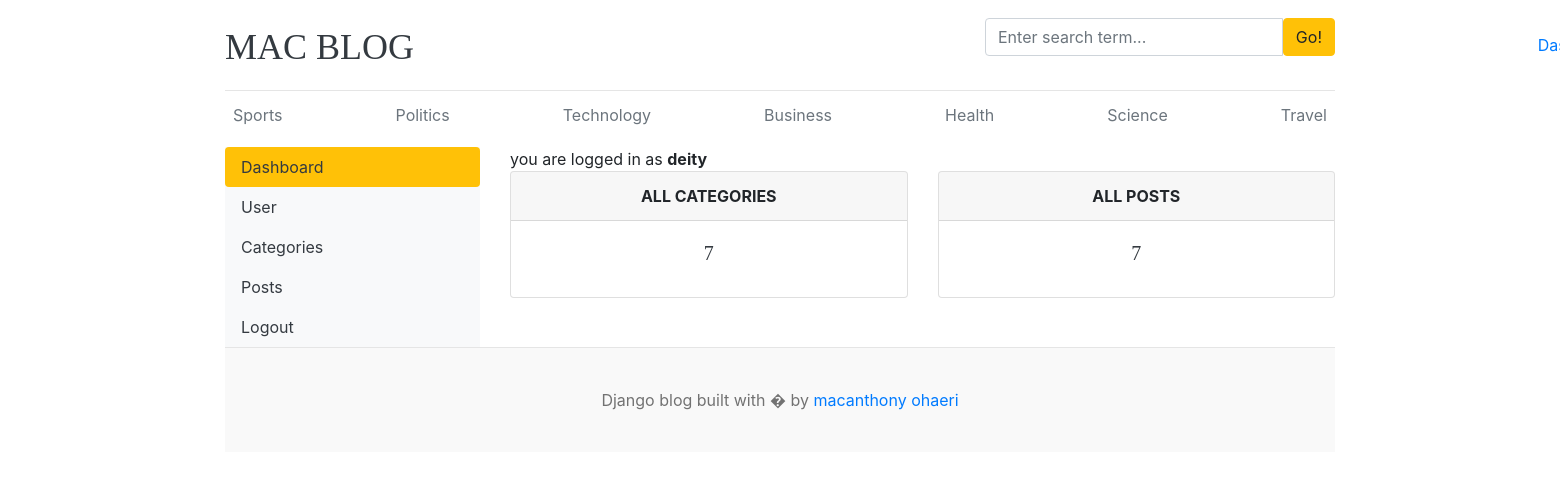
Before: /dashboard/ (signed in) with the older database file.
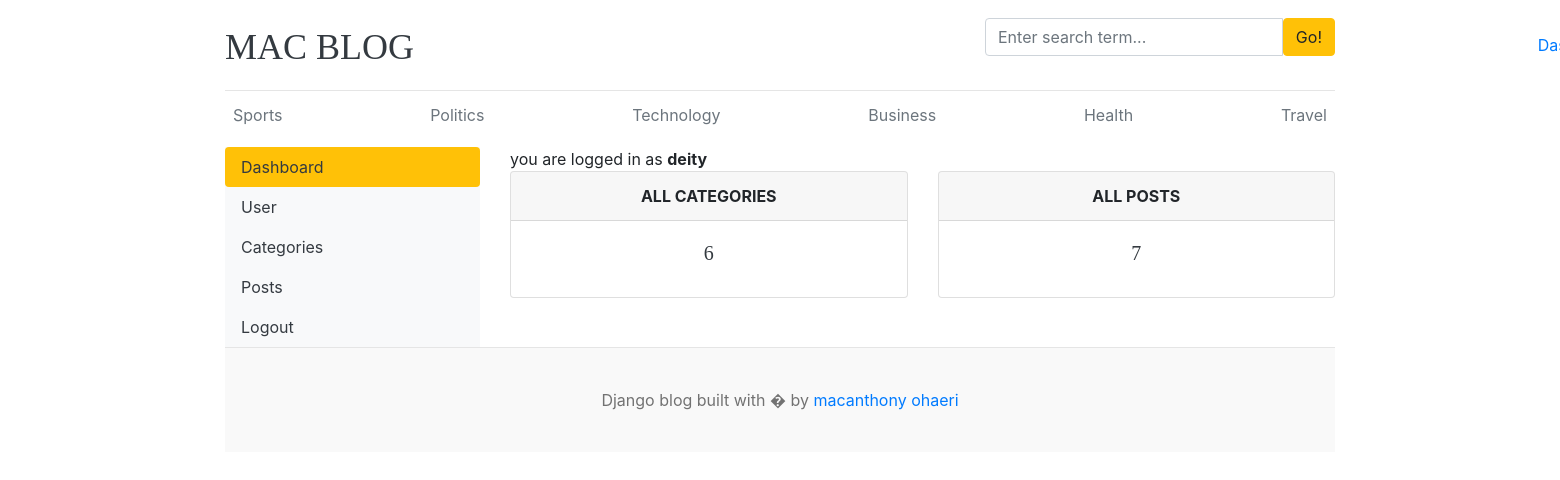
After: the same page with the newer database file.
### blog_app/models.py (models this page shows)
class Category(models.Model):
    category_name = models.CharField(max_length=250)
    created_at = models.DateTimeField(auto_now_add=True)
    updated = models.DateTimeField(auto_now=True)
    def __str__(self):
        return self.category_name
    class Meta:
        verbose_name_plural = "categories"

### dashboards/views.py (the view)
# urls.py: path('dashboard/', include('dashboards.urls')),
@login_required(login_url='login')
def dashboard(request):
    category_count = Category.objects.all().count
    blog_count = Blog.objects.all().count
    context = {
        'category_count': category_count,
        'blog_count': blog_count
    }
    return render(request, 'dashboard/dashboard.html', context)

### blog_app/context_processors.py (called while the page is built)
def get_categories(request):
    categories = Category.objects.all()
    return dict(categories=categories)

def get_social_links(request):
    social_links = SocialLink.objects.all()
    return dict(social_links=social_links)

### templates/dashboard/dashboard.html
{% extends 'base.html' %}
{% block content %}
    <div class="row">
        {% include 'dashboard/sidebar.html' %}
        <div class="col-md-9">
        <span>you are logged in as <b>{{user}}</b></span>
            <div class="row">
                <div class="col">
                    <div class="card border-default mb-3">
                        <div class="card-header text-center text-uppercase font-weight-bold">All Categories</div>
                        <div class="card-body text-dark">
                            <h5 class="card-title text-center">{{category_count}}</h5>
                        </div>
                    </div>
                </div>
                <div class="col">
                    <div class="card border-default mb-3">
                        <div class="card-header text-center text-uppercase font-weight-bold">All posts</div>
                        <div class="card-body text-dark">
                            <h5 class="card-title text-center">{{blog_count}}</h5>
                        </div>
                    </div>
                </div>
            </div>
        </div>
    </div>
{% endblock %}

### templates/base.html (shortened to what this page needs)
{% load static %}
<html lang="en">
<head>
    <link href="https://getbootstrap.com/docs/4.0/dist/css/bootstrap.min.css" rel="stylesheet">
    <link href="{% static 'css/blog.css' %}" rel="stylesheet">
    <link rel="stylesheet" href="https://cdnjs.cloudflare.com/ajax/libs/font-awesome/4.7.0/css/font-awesome.min.css"
  </head>
<body>
    <div class="container">
      <header class="blog-header py-3">
        <div class="row flex-nowrap justify-content-between align-items-center">
          <div class="col-8 pt-1">
            <a class="blog-header-logo text-dark" href="{% url 'home' %}">MAC BLOG</a>
          </div>
            <div class="col-4">
                <form action="{% url 'search' %}" method="GET">
                      <div class="input-group">
                        <input class="form-control" type="text" name="keyword" value="{{keyword}}" placeholder="Enter search term..." aria-label="Enter search term..." aria-describedby="button-search" />
                        <button type="submit" class="btn btn-warning" id="button-search" type="button">Go!</button>
                    </div>
                </form>
            </div>
          <div class="col-4 d-flex justify-content-end align-items-center">
              {% if not user.is_authenticated %}
            <a class="btn btn-sm btn-warning" href="{% url 'login' %}">Login</a> &nbsp;
            <a class="btn btn-sm btn-outline-secondary" href="{% url 'register' %}">Register</a>
              {% else %}
              <span><a href="{% url 'dashboard' %}">Dashboard</a></span>
              {% endif %}
          </div>
        </div>
      </header>
      <div class="nav-scroller py-1 mb-2">
        <nav class="nav d-flex justify-content-between">
          {% for cat in categories %}
          <a class="p-2 text-muted" href="{% url 'post_by_category' cat.pk %}">{{cat}}</a>
          {% endfor %}
        </nav>
      </div>
{% block content %}
{% endblock %}
    <footer class="blog-footer">
      <p>Django blog built with � by <a href="#">macanthony ohaeri</a></p>
    </footer>
</body>
</html>

Changed rows visible on the page:
removed Category: category_name "Science"
Other visible differences:
{{ category_count }}: "7" → "6"
